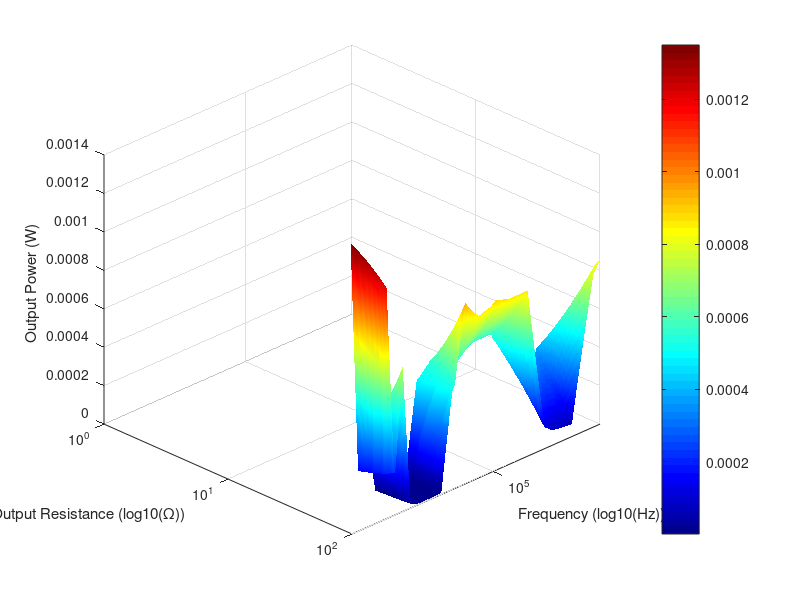

The MATLAB script that drew this image:
clear; clc; close all;

%% --- First Dataset (Original Data) ---
data = [
   50   1100     0.000010125
   50   5000     0.0001805
   50   10000    0.00040527
   50   20000    0.000338
   50   30000    0.000411845
   50   40000    0.00043808
   50   50000    0.00045
   50   60000    0.0003645
   50   70000    0.0004805
   50   80000    0.0005445
   50   90000    0.0005445
   50   100000   0.00049928
   50   110000   0.0004205
   50   120000   0.0005445
   50   130000   0.0004805
   50   140000   0.000008
   50   150000   0.000002
   50   160000   0.000001125
   50   170000   0.000005445
   50   180000   0.000338
   50   190000   0.000139445
   50   200000   0.001420445
   110  1100     0.000023276
   110  5000     0.000431244
   110  10000    0.000715275
   110  20000    0.000628331
   110  30000    0.000842192
   110  40000    0.000868571
   110  50000    0.000937904
   110  60000    0.0000044
   110  70000    0.000019404
   110  80000    0.0009251
   110  90000    0.0009251
   110  100000   0.000950796
   110  110000   0.0009251
   110  120000   0.001023275
   110  130000   0.0005324
   110  140000   0.0000099
   110  150000   3.25424e-06
   110  160000   2.88684e-06
   110  170000   0.000020339
   110  180000   0.000844019
   110  190000   0.000228096
   110  200000   0.001234475
   150  1100     0.00010584
   150  5000     0.000642735
   150  10000    0.000871215
   150  20000    0.00090774
   150  30000    0.001021815
   150  40000    0.001134375
   150  50000    0.000871215
   150  60000    5.02335e-06
   150  70000    1.86914e-05
   150  80000    0.000960135
   150  90000    0.0010935
   150  100000   0.001233814
   150  110000   0.001176
   150  120000   0.00124416
   150  130000   0.0010935
   150  140000   1.18442e-05
   150  150000   5.02335e-06
   150  160000   4.7526e-06
   150  170000   0.000033135
   150  180000   0.00096774
   150  190000   0.00110976
   150  200000   0.001021815
];

% Extract columns: Resistance, Frequency, Power
R = data(:,1);
F = data(:,2);
P = data(:,3);

%% --- Define Logarithmic Frequency and Resistance Ranges ---
% Frequency from 50 kHz to 250 kHz:
freq = logspace(log10(50e3), log10(250e3), 500);   
% Output resistance (R2) values from 1 Ohm to 100 Ohm:
R2_vals = logspace(0, log10(100), 200);  

%% --- Interpolate First Dataset onto Logarithmic Grid ---
% Create a meshgrid for the logarithmic frequency and resistance ranges
[FF, RR] = meshgrid(freq, R2_vals);

% Interpolate the power values onto the new grid
PP = griddata(F, R, P, FF, RR);

%% --- Plot the First Dataset on Logarithmic Axes ---
figure;
surf(FF, RR, PP, 'EdgeColor', 'none');
set(gca, 'XScale', 'log', 'YScale', 'log');  % Set frequency and resistance axes to log scale

% Adjust axis labels
xlabel('Frequency (log10(Hz))');
ylabel('Output Resistance (log10(Ω))');
zlabel('Output Power (W)');

% Limit frequency axis to 50 kHz - 250 kHz
xlim([50e3, 250e3]);

% Optional appearance tweaks
shading interp;      % Smooth color transitions
colormap(jet);       % Colormap
colorbar;            % Show color scale
view(135, 30);       % Adjust viewing angle
